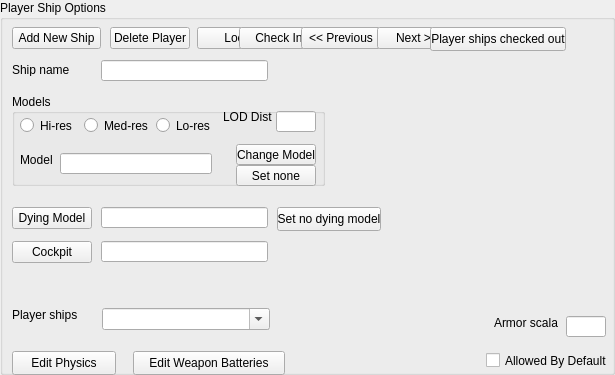
    <widget class="QGroupBox" name="IDC_STATIC">
      <property name="geometry">
        <rect>
          <x>11</x>
          <y>11</y>
          <width>615</width>
          <height>375</height>
        </rect>
      </property>
      <property name="title">
        <string>Player Ship Options</string>
      </property>
      <property name="visible">
        <bool>true</bool>
      </property>
      <property name="enabled">
        <bool>true</bool>
      </property>
      <property name="flat">
        <bool>false</bool>
      </property>
      <widget class="QPushButton" name="IDC_ADD_PSHIP">
        <property name="geometry">
          <rect>
            <x>12</x>
            <y>27</y>
            <width>89</width>
            <height>22</height>
          </rect>
        </property>
        <property name="text">
          <string>Add New Ship</string>
        </property>
        <property name="visible">
          <bool>true</bool>
        </property>
        <property name="enabled">
          <bool>true</bool>
        </property>
        <property name="default">
          <bool>false</bool>
        </property>
        <property name="autoDefault">
          <bool>false</bool>
        </property>
      </widget>
      <widget class="QPushButton" name="IDC_PSHIP_DELETE">
        <property name="geometry">
          <rect>
            <x>110</x>
            <y>27</y>
            <width>80</width>
            <height>22</height>
          </rect>
        </property>
        <property name="text">
          <string>Delete Player</string>
        </property>
        <property name="visible">
          <bool>true</bool>
        </property>
        <property name="enabled">
          <bool>true</bool>
        </property>
        <property name="default">
          <bool>false</bool>
        </property>
        <property name="autoDefault">
          <bool>false</bool>
        </property>
      </widget>
      <widget class="QPushButton" name="IDC_PSHIP_LOCK">
        <property name="geometry">
          <rect>
            <x>197</x>
            <y>27</y>
            <width>80</width>
            <height>22</height>
          </rect>
        </property>
        <property name="text">
          <string>Lock</string>
        </property>
        <property name="visible">
          <bool>true</bool>
        </property>
        <property name="enabled">
          <bool>true</bool>
        </property>
        <property name="default">
          <bool>false</bool>
        </property>
        <property name="autoDefault">
          <bool>false</bool>
        </property>
      </widget>
      <widget class="QPushButton" name="IDC_PSHIP_CHECKIN">
        <property name="geometry">
          <rect>
            <x>239</x>
            <y>27</y>
            <width>80</width>
            <height>22</height>
          </rect>
        </property>
        <property name="text">
          <string>Check In</string>
        </property>
        <property name="visible">
          <bool>true</bool>
        </property>
        <property name="enabled">
          <bool>true</bool>
        </property>
        <property name="default">
          <bool>false</bool>
        </property>
        <property name="autoDefault">
          <bool>false</bool>
        </property>
      </widget>
      <widget class="QPushButton" name="IDC_PSHIP_PREV">
        <property name="geometry">
          <rect>
            <x>301</x>
            <y>27</y>
            <width>80</width>
            <height>22</height>
          </rect>
        </property>
        <property name="text">
          <string>&lt;&lt; Previous</string>
        </property>
        <property name="visible">
          <bool>true</bool>
        </property>
        <property name="enabled">
          <bool>true</bool>
        </property>
        <property name="default">
          <bool>false</bool>
        </property>
        <property name="autoDefault">
          <bool>false</bool>
        </property>
      </widget>
      <widget class="QPushButton" name="IDC_PSHIP_NEXT">
        <property name="geometry">
          <rect>
            <x>377</x>
            <y>27</y>
            <width>80</width>
            <height>22</height>
          </rect>
        </property>
        <property name="text">
          <string>Next &gt;&gt;</string>
        </property>
        <property name="visible">
          <bool>true</bool>
        </property>
        <property name="enabled">
          <bool>true</bool>
        </property>
        <property name="default">
          <bool>false</bool>
        </property>
        <property name="autoDefault">
          <bool>false</bool>
        </property>
      </widget>
      <widget class="QPushButton" name="IDC_PSHIPS_OUT">
        <property name="geometry">
          <rect>
            <x>430</x>
            <y>27</y>
            <width>136</width>
            <height>24</height>
          </rect>
        </property>
        <property name="text">
          <string>Player ships checked out</string>
        </property>
        <property name="visible">
          <bool>true</bool>
        </property>
        <property name="enabled">
          <bool>true</bool>
        </property>
        <property name="default">
          <bool>false</bool>
        </property>
        <property name="autoDefault">
          <bool>false</bool>
        </property>
      </widget>
      <widget class="QLineEdit" name="IDC_PSHIP_NAME_EDIT">
        <property name="geometry">
          <rect>
            <x>101</x>
            <y>60</y>
            <width>167</width>
            <height>21</height>
          </rect>
        </property>
        <property name="visible">
          <bool>true</bool>
        </property>
        <property name="enabled">
          <bool>true</bool>
        </property>
      </widget>
      <widget class="QLabel" name="IDC_STATIC_2">
        <property name="geometry">
          <rect>
            <x>12</x>
            <y>63</y>
            <width>73</width>
            <height>13</height>
          </rect>
        </property>
        <property name="text">
          <string>Ship name</string>
        </property>
        <property name="visible">
          <bool>true</bool>
        </property>
        <property name="enabled">
          <bool>true</bool>
        </property>
        <property name="alignment">
          <set>Qt::AlignLeft</set>
        </property>
      </widget>
      <widget class="QLabel" name="IDC_SHIPVIEW">
        <property name="geometry">
          <rect>
            <x>393</x>
            <y>66</y>
            <width>173</width>
            <height>157</height>
          </rect>
        </property>
        <property name="visible">
          <bool>true</bool>
        </property>
        <property name="enabled">
          <bool>true</bool>
        </property>
        <property name="alignment">
          <set>Qt::AlignRight</set>
        </property>
      </widget>
      <widget class="QGroupBox" name="IDC_STATIC_3">
        <property name="geometry">
          <rect>
            <x>12</x>
            <y>94</y>
            <width>313</width>
            <height>92</height>
          </rect>
        </property>
        <property name="title">
          <string>Models</string>
        </property>
        <property name="visible">
          <bool>true</bool>
        </property>
        <property name="enabled">
          <bool>true</bool>
        </property>
        <property name="flat">
          <bool>false</bool>
        </property>
        <widget class="QLabel" name="IDC_STATIC_4">
          <property name="geometry">
            <rect>
              <x>211</x>
              <y>16</y>
              <width>51</width>
              <height>16</height>
            </rect>
          </property>
          <property name="text">
            <string>LOD Dist</string>
          </property>
          <property name="visible">
            <bool>true</bool>
          </property>
          <property name="enabled">
            <bool>true</bool>
          </property>
          <property name="alignment">
            <set>Qt::AlignLeft</set>
          </property>
        </widget>
        <widget class="QLineEdit" name="IDC_LOD_DISTANCE_EDIT">
          <property name="geometry">
            <rect>
              <x>264</x>
              <y>17</y>
              <width>40</width>
              <height>21</height>
            </rect>
          </property>
          <property name="visible">
            <bool>true</bool>
          </property>
          <property name="enabled">
            <bool>true</bool>
          </property>
        </widget>
        <widget class="QRadioButton" name="IDC_HIRES_RADIO">
          <property name="geometry">
            <rect>
              <x>8</x>
              <y>22</y>
              <width>89</width>
              <height>19</height>
            </rect>
          </property>
          <property name="text">
            <string>Hi-res</string>
          </property>
          <property name="visible">
            <bool>true</bool>
          </property>
          <property name="enabled">
            <bool>true</bool>
          </property>
        </widget>
        <widget class="QRadioButton" name="IDC_MEDRES_RADIO">
          <property name="geometry">
            <rect>
              <x>72</x>
              <y>22</y>
              <width>89</width>
              <height>19</height>
            </rect>
          </property>
          <property name="text">
            <string>Med-res</string>
          </property>
          <property name="visible">
            <bool>true</bool>
          </property>
          <property name="enabled">
            <bool>true</bool>
          </property>
        </widget>
        <widget class="QRadioButton" name="IDC_LORES_RADIO">
          <property name="geometry">
            <rect>
              <x>144</x>
              <y>22</y>
              <width>89</width>
              <height>19</height>
            </rect>
          </property>
          <property name="text">
            <string>Lo-res</string>
          </property>
          <property name="visible">
            <bool>true</bool>
          </property>
          <property name="enabled">
            <bool>true</bool>
          </property>
        </widget>
        <widget class="QPushButton" name="IDC_PSHIP_LOAD_MODEL">
          <property name="geometry">
            <rect>
              <x>224</x>
              <y>50</y>
              <width>80</width>
              <height>21</height>
            </rect>
          </property>
          <property name="text">
            <string>Change Model</string>
          </property>
          <property name="visible">
            <bool>true</bool>
          </property>
          <property name="enabled">
            <bool>true</bool>
          </property>
          <property name="default">
            <bool>false</bool>
          </property>
          <property name="autoDefault">
            <bool>false</bool>
          </property>
        </widget>
        <widget class="QLabel" name="IDC_STATIC_5">
          <property name="geometry">
            <rect>
              <x>8</x>
              <y>59</y>
              <width>51</width>
              <height>16</height>
            </rect>
          </property>
          <property name="text">
            <string>Model</string>
          </property>
          <property name="visible">
            <bool>true</bool>
          </property>
          <property name="enabled">
            <bool>true</bool>
          </property>
          <property name="alignment">
            <set>Qt::AlignLeft</set>
          </property>
        </widget>
        <widget class="QLineEdit" name="IDC_PSHIP_MODEL_NAME_EDIT">
          <property name="geometry">
            <rect>
              <x>48</x>
              <y>59</y>
              <width>152</width>
              <height>21</height>
            </rect>
          </property>
          <property name="visible">
            <bool>true</bool>
          </property>
          <property name="enabled">
            <bool>true</bool>
          </property>
          <property name="readOnly">
            <bool>true</bool>
          </property>
        </widget>
        <widget class="QPushButton" name="IDC_NOLOD">
          <property name="geometry">
            <rect>
              <x>224</x>
              <y>71</y>
              <width>80</width>
              <height>21</height>
            </rect>
          </property>
          <property name="text">
            <string>Set none</string>
          </property>
          <property name="visible">
            <bool>true</bool>
          </property>
          <property name="enabled">
            <bool>true</bool>
          </property>
          <property name="default">
            <bool>false</bool>
          </property>
          <property name="autoDefault">
            <bool>false</bool>
          </property>
        </widget>
      </widget>
      <widget class="QPushButton" name="IDC_PSHIP_DYING_MODEL">
        <property name="geometry">
          <rect>
            <x>12</x>
            <y>207</y>
            <width>80</width>
            <height>22</height>
          </rect>
        </property>
        <property name="text">
          <string>Dying Model</string>
        </property>
        <property name="visible">
          <bool>true</bool>
        </property>
        <property name="enabled">
          <bool>true</bool>
        </property>
        <property name="default">
          <bool>false</bool>
        </property>
        <property name="autoDefault">
          <bool>false</bool>
        </property>
      </widget>
      <widget class="QLineEdit" name="IDC_PSHIP_DYING_MODEL_NAME_EDIT">
        <property name="geometry">
          <rect>
            <x>101</x>
            <y>207</y>
            <width>167</width>
            <height>21</height>
          </rect>
        </property>
        <property name="visible">
          <bool>true</bool>
        </property>
        <property name="enabled">
          <bool>true</bool>
        </property>
      </widget>
      <widget class="QPushButton" name="IDC_NULL_DYING">
        <property name="geometry">
          <rect>
            <x>277</x>
            <y>207</y>
            <width>104</width>
            <height>24</height>
          </rect>
        </property>
        <property name="text">
          <string>Set no dying model</string>
        </property>
        <property name="visible">
          <bool>true</bool>
        </property>
        <property name="enabled">
          <bool>true</bool>
        </property>
        <property name="default">
          <bool>false</bool>
        </property>
        <property name="autoDefault">
          <bool>false</bool>
        </property>
      </widget>
      <widget class="QPushButton" name="IDC_PSHIP_COCKPIT">
        <property name="geometry">
          <rect>
            <x>12</x>
            <y>241</y>
            <width>80</width>
            <height>22</height>
          </rect>
        </property>
        <property name="text">
          <string>Cockpit</string>
        </property>
        <property name="visible">
          <bool>true</bool>
        </property>
        <property name="enabled">
          <bool>true</bool>
        </property>
        <property name="default">
          <bool>false</bool>
        </property>
        <property name="autoDefault">
          <bool>false</bool>
        </property>
      </widget>
      <widget class="QLineEdit" name="IDC_PSHIP_COCKPIT_EDIT">
        <property name="geometry">
          <rect>
            <x>101</x>
            <y>241</y>
            <width>167</width>
            <height>21</height>
          </rect>
        </property>
        <property name="visible">
          <bool>true</bool>
        </property>
        <property name="enabled">
          <bool>true</bool>
        </property>
      </widget>
      <widget class="QLabel" name="IDC_STATIC_6">
        <property name="geometry">
          <rect>
            <x>12</x>
            <y>308</y>
            <width>72</width>
            <height>16</height>
          </rect>
        </property>
        <property name="text">
          <string>Player ships</string>
        </property>
        <property name="visible">
          <bool>true</bool>
        </property>
        <property name="enabled">
          <bool>true</bool>
        </property>
        <property name="alignment">
          <set>Qt::AlignLeft</set>
        </property>
      </widget>
      <widget class="QComboBox" name="IDC_PSHIP_PULLDOWN">
        <property name="maxVisibleItems">
          <number>5</number>
        </property>
        <property name="geometry">
          <rect>
            <x>102</x>
            <y>308</y>
            <width>168</width>
            <height>22</height>
          </rect>
        </property>
        <property name="visible">
          <bool>true</bool>
        </property>
        <property name="enabled">
          <bool>true</bool>
        </property>
        <property name="editable">
          <bool>true</bool>
        </property>
      </widget>
      <widget class="QLabel" name="IDC_STATIC_7">
        <property name="geometry">
          <rect>
            <x>494</x>
            <y>316</y>
            <width>64</width>
            <height>16</height>
          </rect>
        </property>
        <property name="text">
          <string>Armor scalar</string>
        </property>
        <property name="visible">
          <bool>true</bool>
        </property>
        <property name="enabled">
          <bool>true</bool>
        </property>
        <property name="alignment">
          <set>Qt::AlignLeft</set>
        </property>
      </widget>
      <widget class="QLineEdit" name="IDC_SHIP_ARMOR_EDIT">
        <property name="geometry">
          <rect>
            <x>566</x>
            <y>316</y>
            <width>40</width>
            <height>21</height>
          </rect>
        </property>
        <property name="visible">
          <bool>true</bool>
        </property>
        <property name="enabled">
          <bool>true</bool>
        </property>
      </widget>
      <widget class="QPushButton" name="IDC_PSHIP_EDIT_PHYSICS">
        <property name="geometry">
          <rect>
            <x>12</x>
            <y>351</y>
            <width>104</width>
            <height>24</height>
          </rect>
        </property>
        <property name="text">
          <string>Edit Physics</string>
        </property>
        <property name="visible">
          <bool>true</bool>
        </property>
        <property name="enabled">
          <bool>true</bool>
        </property>
        <property name="default">
          <bool>false</bool>
        </property>
        <property name="autoDefault">
          <bool>false</bool>
        </property>
      </widget>
      <widget class="QPushButton" name="IDC_EDIT_WEAPONS">
        <property name="geometry">
          <rect>
            <x>133</x>
            <y>351</y>
            <width>152</width>
            <height>24</height>
          </rect>
        </property>
        <property name="text">
          <string>Edit Weapon Batteries</string>
        </property>
        <property name="visible">
          <bool>true</bool>
        </property>
        <property name="enabled">
          <bool>true</bool>
        </property>
        <property name="default">
          <bool>false</bool>
        </property>
        <property name="autoDefault">
          <bool>false</bool>
        </property>
      </widget>
      <widget class="QCheckBox" name="IDC_DEFAULTALLOW">
        <property name="geometry">
          <rect>
            <x>486</x>
            <y>351</y>
            <width>125</width>
            <height>19</height>
          </rect>
        </property>
        <property name="text">
          <string>Allowed By Default</string>
        </property>
        <property name="visible">
          <bool>true</bool>
        </property>
        <property name="enabled">
          <bool>true</bool>
        </property>
      </widget>
    </widget>
